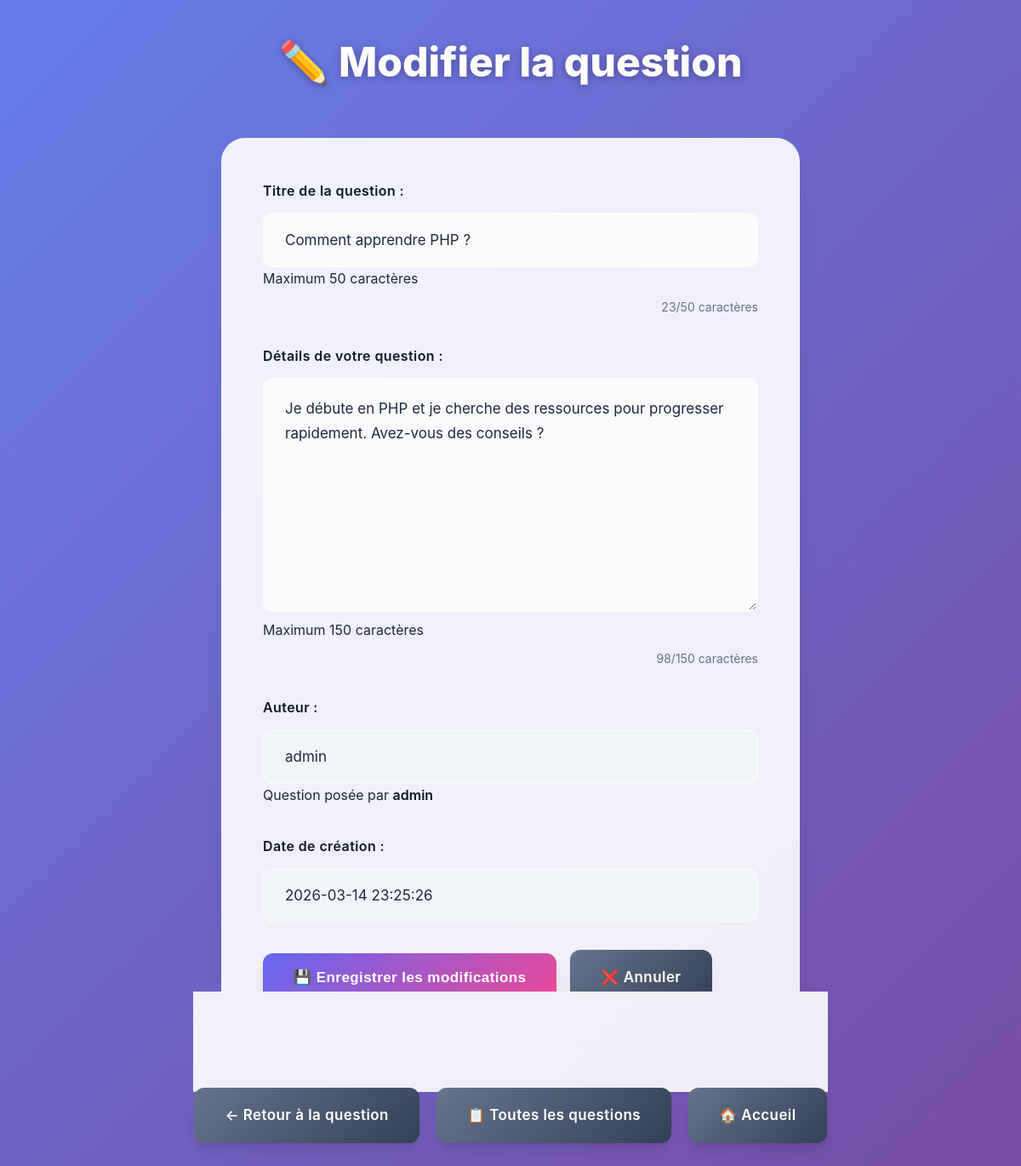
The app's page /modifier_question.php?id=1 (signed in) with its own data.
### tables this page shows
CREATE TABLE IF NOT EXISTS questions (
    q_id          INT AUTO_INCREMENT PRIMARY KEY,
    q_titre       VARCHAR(50) NOT NULL,
    q_contenu     VARCHAR(150) NOT NULL,
    user_id       INT NOT NULL,
    q_date_ajout  DATETIME DEFAULT CURRENT_TIMESTAMP,
    FOREIGN KEY (user_id) REFERENCES utilisateur(user_id) ON DELETE CASCADE
);

CREATE TABLE IF NOT EXISTS utilisateur (
    user_id       INT AUTO_INCREMENT PRIMARY KEY,
    login         VARCHAR(50) NOT NULL UNIQUE,
    password      VARCHAR(255) NOT NULL,
    date_naissance DATE NOT NULL
);

### modifier_question.php (the view, shortened to what this page needs)
<?php
include '_conf.php';
$bdd = mysqli_connect($serveurBDD, $userBDD, $mdpBDD, $nomBDD);
$question_id = $_GET['id'];
$question_query = mysqli_query($bdd,
    "SELECT q.*, u.login
     FROM questions q
     LEFT JOIN utilisateur u ON q.user_id = u.user_id
     WHERE q.q_id = $question_id");
$question = mysqli_fetch_assoc($question_query);
?>
<!DOCTYPE html>
<html lang="fr">
<head>
    <link rel="stylesheet" href="monstyle.css?v=12">
</head>
<body>
<div class="container">
    <h1>✏️ Modifier la question</h1>
    <div class="form-card">
        <form method="post">
            <div class="form-group">
                <label class="form-label">Titre de la question :</label>
                <input type="text" name="titre" class="form-input" placeholder="Titre de votre question"
                       value="<?= htmlspecialchars($question['q_titre']) ?>" required maxlength="50">
                <div class="form-hint">Maximum 50 caractères</div>
            </div>
            <div class="form-group">
                <label class="form-label">Détails de votre question :</label>
                <textarea name="contenu" class="form-textarea" placeholder="Décrivez votre problème ou posez votre question en détail..."
                          required rows="8" maxlength="150"><?= htmlspecialchars($question['q_contenu']) ?></textarea>
                <div class="form-hint">Maximum 150 caractères</div>
            </div>
            <div class="form-group">
                <label class="form-label">Auteur :</label>
                <input type="text" class="form-input" value="<?= htmlspecialchars($question['login']) ?>" disabled style="background: var(--gray-100);">
                <div class="form-hint">Question posée par <strong><?= htmlspecialchars($question['login']) ?></strong></div>
            </div>
            <div class="form-group">
                <label class="form-label">Date de création :</label>
                <input type="text" class="form-input" value="<?= $question['q_date_ajout'] ?>" disabled style="background: var(--gray-100);">
            </div>
            <div style="display: flex; gap: 1rem; align-items: center; margin-top: 2rem;">
                <button type="submit" class="button">
                    💾 Enregistrer les modifications
                </button>
                <a href="detail.php?id=<?= $question_id ?>" class="button secondary" style="text-decoration: none;">
                    ❌ Annuler
                </a>
            </div>
        </form>
    </div>
    <div class="nav-actions">
        <a href="detail.php?id=<?= $question_id ?>" class="button secondary">← Retour à la question</a>
        <a href="questions.php" class="button secondary">📋 Toutes les questions</a>
        <a href="index.php" class="button secondary">🏠 Accueil</a>
    </div>
</div>
</body>
</html>

### monstyle.css (style rules this page uses)
:root { --primary: #6366f1; --primary-dark: #4f46e5; --primary-light: #81cef8; --secondary: #ec4899; --accent: #f59e0b; --success: #10b981; --warning: #f59e0b; --error: #ef4444; --dark: #1e293b; --darker: #0f172a; --light: #f8fafc; --gray-100: #f1f5f9; --gray-200: #e2e8f0; --gray-300: #cbd5e1; --gray-400: #94a3b8; --gray-500: #64748b; --gray-600: #475569; --gray-700: #334155; --gray-800: #1e293b; --shadow-sm: 0 1px 3px 0 rgb(0 0 0 / 0.1), 0 1px 2px -1px rgb(0 0 0 / 0.1); --shadow: 0 4px 6px -1px rgb(0 0 0 / 0.1), 0 2px 4px -2px rgb(0 0 0 / 0.1); --shadow-lg: 0 10px 15px -3px rgb(0 0 0 / 0.1), 0 4px 6px -4px rgb(0 0 0 / 0.1); --shadow-xl: 0 20px 25px -5px rgb(0 0 0 / 0.1), 0 8px 10px -6px rgb(0 0 0 / 0.1); --radius: 12px; --radius-lg: 20px; --radius-xl: 28px; }
* { margin: 0; padding: 0; box-sizing: border-box; }
html { scroll-behavior: smooth; }
body { font-family: 'Inter', 'Segoe UI', system-ui, -apple-system, sans-serif; background: linear-gradient(135deg, #667eea 0%, #764ba2 100%); min-height: 100vh; color: var(--dark); line-height: 1.7; font-weight: 400; background-attachment: fixed; }
.container { max-width: 1200px; margin: 0 auto; padding: 2rem; min-height: 100vh; }
.button { display: inline-flex; align-items: center; justify-content: center; gap: 0.875rem; padding: 1.125rem 2.25rem; background: linear-gradient(135deg, var(--primary), var(--secondary)); color: white; text-decoration: none; border-radius: var(--radius); font-weight: 600; font-size: 1.0625rem; transition: all 0.3s cubic-bezier(0.4, 0, 0.2, 1); border: none; cursor: pointer; box-shadow: var(--shadow-lg); position: relative; overflow: hidden; letter-spacing: 0.025em; }
.button::before { content: ''; position: absolute; top: 0; left: -100%; width: 100%; height: 100%; background: linear-gradient(90deg, transparent, rgba(255,255,255,0.4), transparent); transition: left 0.6s; }
.button.secondary { background: linear-gradient(135deg, var(--gray-500), var(--gray-700)); }
.form-card { background: rgba(255, 255, 255, 0.9); backdrop-filter: blur(20px); border-radius: var(--radius-xl); padding: 3rem; border: 1px solid rgba(255, 255, 255, 0.25); box-shadow: var(--shadow-xl); max-width: 680px; margin: 3rem auto; }
.form-group { margin-bottom: 2rem; }
.form-label { display: block; margin-bottom: 0.75rem; font-weight: 600; color: var(--darker); font-size: 1rem; letter-spacing: 0.025em; }
.form-input, .form-textarea, .form-select { width: 100%; padding: 1.25rem 1.5rem; border: 2px solid rgba(255,255,255,0.3); border-radius: var(--radius); font-size: 1.0625rem; transition: all 0.3s ease; background: rgba(255, 255, 255, 0.7); font-family: inherit; color: var(--dark); }
.form-textarea { min-height: 180px; resize: vertical; line-height: 1.7; }
.nav-actions { display: flex; gap: 1.25rem; margin: 3rem 0; flex-wrap: wrap; justify-content: center; }
h1 { font-size: 3rem; font-weight: 800; color: white; text-align: center; margin-bottom: 3rem; text-shadow: 0 2px 10px rgba(0, 0, 0, 0.3); }
strong { font-weight: 600; color: var(--darker); }

### records on screen
questions: titre "Comment apprendre PHP ?", contenu "Je débute en PHP et je cherche des ressources pour progresser rapidement. Avez-vous des conseils ?", user.login "admin", q_date_ajout "2026-03-14 23:25:26"
